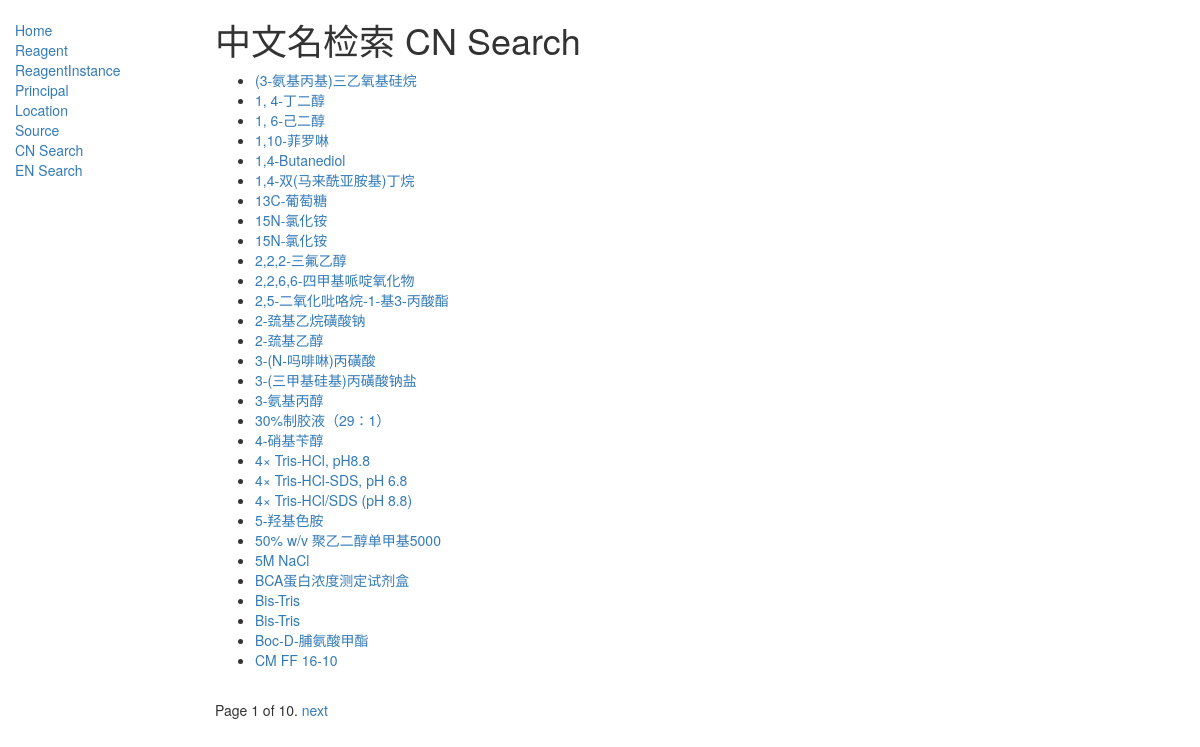
Before: /catalog/chinese_name/ with the older database file.
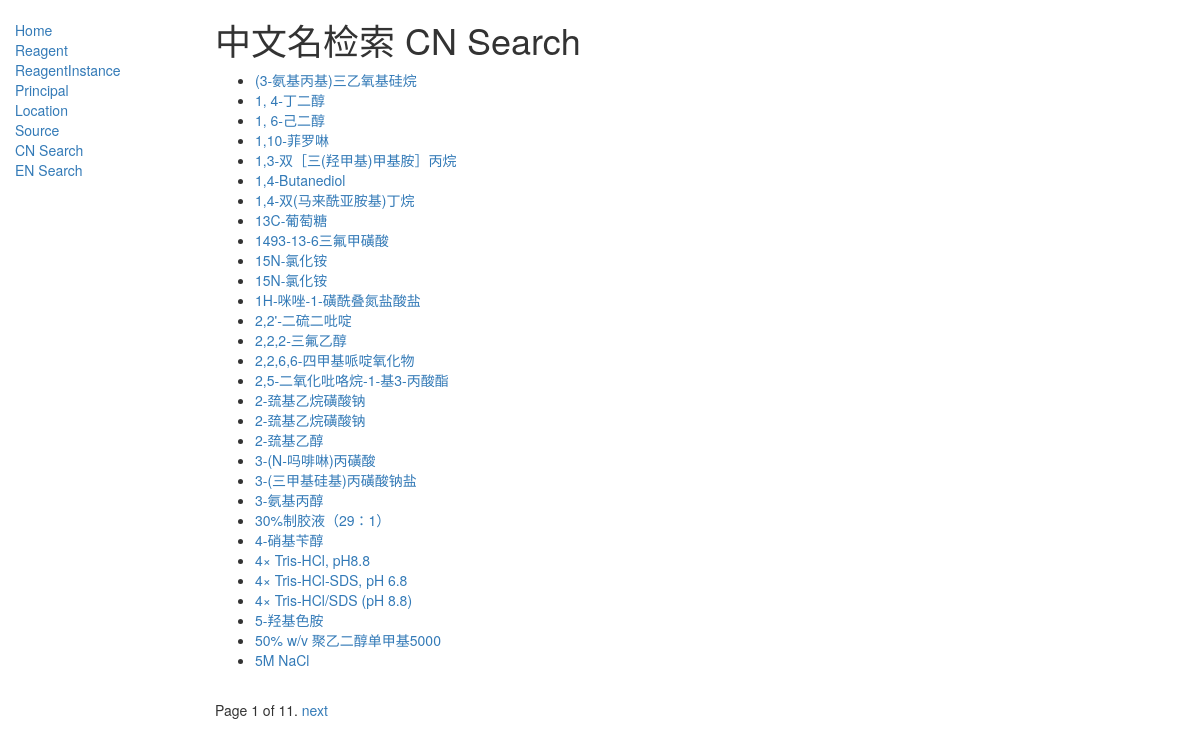
After: the same page with the newer database file.
### catalog/models.py (models this page shows, shortened)
class ChineseName(models.Model):
    name = models.CharField(max_length=200,
                            help_text="Enter a Chinese Name (e.g. 丙酮, 乙腈)")
    class Meta:
        ordering = ['name']
    def get_absolute_url(self):
        return reverse('chinese_name-detail', args=[str(self.id)])

### catalog/views.py (the view)
class ChineseNameListView(generic.ListView):
    model = ChineseName
    paginate_by = 30

### catalog/templates/catalog/chinesename_list.html
{% extends "base_generic.html" %}
{% block content %}
<h1>中文名检索 CN Search</h1>
{% if chinesename_list %}
<ul>
    {% for chinesename in chinesename_list %}
    <li>
        <a href="{{ chinesename.get_absolute_url }}">{{ chinesename.name }}</a>
    </li>
    {% endfor %}
</ul>
{% else %}
<p>There are no chinesename in the database.</p>
{% endif %}
{% endblock %}

Changed rows visible on the page:
no longer on this page (row unchanged): ChineseName: name "BCA蛋白浓度测定试剂盒"
no longer on this page (row unchanged): ChineseName: name "Bis-Tris"
no longer on this page (row unchanged): ChineseName: name "Bis-Tris"
no longer on this page (row unchanged): ChineseName: name "Boc-D-脯氨酸甲酯"
no longer on this page (row unchanged): ChineseName: name "CM FF 16-10"
added ChineseName: name "1,3-双［三(羟甲基)甲基胺］丙烷"
added ChineseName: name "1493-13-6三氟甲磺酸"
added ChineseName: name "1H-咪唑-1-磺酰叠氮盐酸盐"
added ChineseName: name "2,2'-二硫二吡啶"
added ChineseName: name "2-巯基乙烷磺酸钠"
Other visible differences:
{{ page_obj.paginator.num_pages }}: "10" → "11"
